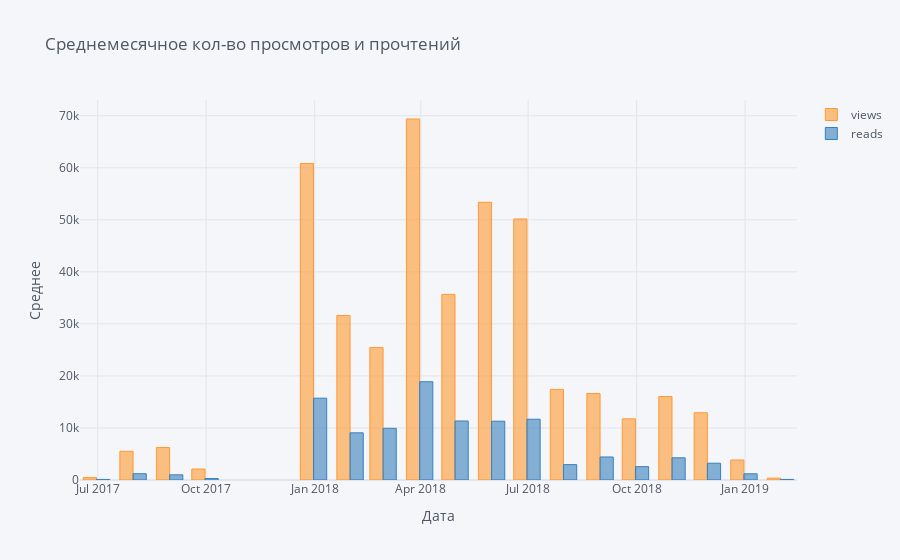

Source (notebook cell):
### Code cell
df3.iplot(
    kind='bar',
    xTitle='Дата',
    yTitle='Среднее',
    title='Среднемесячное кол-во просмотров и прочтений')

### Figure 1 — Plotly figure (JSON) as saved in the notebook; plotly's stock layout.template omitted (floating-point values rounded to 4 significant figures)
{"data": [{"marker": {"color": "rgba(255, 153, 51, 0.6)", "line": {"color": "rgba(255, 153, 51, 1.0)", "width": 1}}, "name": "views", "orientation": "v", "text": "", "type": "bar", "x": ["2017-06-30", "2017-07-31", "2017-08-31", "2017-09-30", "2017-12-31", "2018-01-31", "2018-02-28", "2018-03-31", "2018-04-30", "2018-05-31", "2018-06-30", "2018-07-31", "2018-08-31", "2018-09-30", "2018-10-31", "2018-11-30", "2018-12-31", "2019-01-31"], "y": [463.7, 5521.0, 6243.0, 2113, 60820.0, 31620.0, 25460.0, 69370.0, 35670.0, 53370.0, 50160.0, 17410, 16620.0, 11760.0, 16040.0, 12920.0, 3845.0, 354.3]}, {"marker": {"color": "rgba(55, 128, 191, 0.6)", "line": {"color": "rgba(55, 128, 191, 1.0)", "width": 1}}, "name": "reads", "orientation": "v", "text": "", "type": "bar", "x": ["2017-06-30", "2017-07-31", "2017-08-31", "2017-09-30", "2017-12-31", "2018-01-31", "2018-02-28", "2018-03-31", "2018-04-30", "2018-05-31", "2018-06-30", "2018-07-31", "2018-08-31", "2018-09-30", "2018-10-31", "2018-11-30", "2018-12-31", "2019-01-31"], "y": [112.3, 1207.0, 993.7, 279, 15724, 9066.0, 9934.0, 18884, 11340.0, 11298, 11680.0, 2957.0, 4423.0, 2565.0, 4265.0, 3224.0, 1189.0, 110.3]}], "layout": {"legend": {"bgcolor": "#F5F6F9", "font": {"color": "#4D5663"}}, "paper_bgcolor": "#F5F6F9", "plot_bgcolor": "#F5F6F9", "title": {"font": {"color": "#4D5663"}, "text": "Среднемесячное кол-во просмотров и прочтений"}, "xaxis": {"gridcolor": "#E1E5ED", "showgrid": true, "tickfont": {"color": "#4D5663"}, "title": {"font": {"color": "#4D5663"}, "text": "Дата"}, "zerolinecolor": "#E1E5ED"}, "yaxis": {"gridcolor": "#E1E5ED", "showgrid": true, "tickfont": {"color": "#4D5663"}, "title": {"font": {"color": "#4D5663"}, "text": "Среднее"}, "zerolinecolor": "#E1E5ED"}}}
